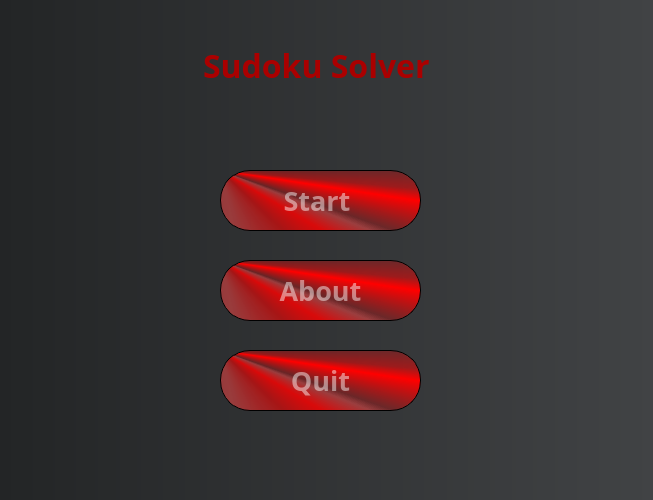
<?xml version="1.0" encoding="UTF-8"?>
<ui version="4.0">
 <class>MainScreen</class>
 <widget class="QMainWindow" name="MainScreen">
  <property name="geometry">
   <rect>
    <x>0</x>
    <y>0</y>
    <width>653</width>
    <height>500</height>
   </rect>
  </property>
  <property name="sizePolicy">
   <sizepolicy hsizetype="Fixed" vsizetype="Fixed">
    <horstretch>0</horstretch>
    <verstretch>0</verstretch>
   </sizepolicy>
  </property>
  <property name="minimumSize">
   <size>
    <width>653</width>
    <height>500</height>
   </size>
  </property>
  <property name="maximumSize">
   <size>
    <width>653</width>
    <height>500</height>
   </size>
  </property>
  <property name="windowTitle">
   <string>SudokuSolver</string>
  </property>
  <property name="styleSheet">
   <string notr="true">background-color: qlineargradient(spread:pad, x1:0, y1:0, x2:1, y2:0, stop:0 rgba(35, 37, 38, 255), stop:1 rgba(65, 67, 69, 255));
color:rgb(170,0,0)</string>
  </property>
  <widget class="QWidget" name="centralWidget">
   <widget class="QLabel" name="Header_Label">
    <property name="geometry">
     <rect>
      <x>180</x>
      <y>30</y>
      <width>281</width>
      <height>71</height>
     </rect>
    </property>
    <property name="font">
     <font>
      <family>Segoe Script</family>
      <pointsize>28</pointsize>
      <weight>75</weight>
      <bold>true</bold>
     </font>
    </property>
    <property name="styleSheet">
     <string notr="true">QLabel
{

background:
	rgb(0,0,0,0);

color:
	rgb(170, 0, 0)

}</string>
    </property>
    <property name="text">
     <string>&lt;html&gt;&lt;head/&gt;&lt;body&gt;&lt;p align=&quot;center&quot;&gt;&lt;span style=&quot; font-size:24pt; font-weight:600;&quot;&gt;Sudoku Solver &lt;/span&gt;&lt;/p&gt;&lt;/body&gt;&lt;/html&gt;</string>
    </property>
    <property name="alignment">
     <set>Qt::AlignCenter</set>
    </property>
   </widget>
   <widget class="QPushButton" name="Start_Button">
    <property name="geometry">
     <rect>
      <x>220</x>
      <y>170</y>
      <width>201</width>
      <height>61</height>
     </rect>
    </property>
    <property name="font">
     <font>
      <family>Segoe Script</family>
      <pointsize>20</pointsize>
      <weight>75</weight>
      <bold>true</bold>
     </font>
    </property>
    <property name="styleSheet">
     <string notr="true">QPushButton
{
	
background:
		qconicalgradient(cx:0, cy:0, angle:135, stop:0 rgba(237, 0, 0, 69), stop:0.386364 rgba(255, 71, 71, 130), stop:0.423533 rgba(255, 0, 0, 145), stop:0.45 rgba(255, 0, 0, 208), stop:0.477581 rgba(255, 71, 71, 130), stop:0.488636 rgba(255, 1, 1, 69), stop:0.55 rgba(255, 0, 0, 255), stop:0.57754 rgba(255, 0, 0, 130), stop:0.625 rgba(255, 0, 0, 69), stop:1 rgba(255, 255, 0, 69));
    
 border: 1px solid black; border-radius: 30px;

color:
		rgb(255, 255, 255,120);

}	</string>
    </property>
    <property name="text">
     <string>Start </string>
    </property>
   </widget>
   <widget class="QPushButton" name="Quit_Button">
    <property name="geometry">
     <rect>
      <x>220</x>
      <y>350</y>
      <width>201</width>
      <height>61</height>
     </rect>
    </property>
    <property name="font">
     <font>
      <family>Segoe Script</family>
      <pointsize>20</pointsize>
      <weight>75</weight>
      <bold>true</bold>
     </font>
    </property>
    <property name="styleSheet">
     <string notr="true">QPushButton
{
	
background:
		qconicalgradient(cx:0, cy:0, angle:135, stop:0 rgba(237, 0, 0, 69), stop:0.386364 rgba(255, 71, 71, 130), stop:0.423533 rgba(255, 0, 0, 145), stop:0.45 rgba(255, 0, 0, 208), stop:0.477581 rgba(255, 71, 71, 130), stop:0.488636 rgba(255, 1, 1, 69), stop:0.55 rgba(255, 0, 0, 255), stop:0.57754 rgba(255, 0, 0, 130), stop:0.625 rgba(255, 0, 0, 69), stop:1 rgba(255, 255, 0, 69));
    
 border: 1px solid black; border-radius: 30px;

color:
		rgb(255, 255, 255,120);
}	</string>
    </property>
    <property name="text">
     <string>Quit</string>
    </property>
   </widget>
   <widget class="QLabel" name="background">
    <property name="geometry">
     <rect>
      <x>0</x>
      <y>-10</y>
      <width>651</width>
      <height>511</height>
     </rect>
    </property>
    <property name="styleSheet">
     <string notr="true">background-color: rgb(255, 255, 255,0);
color:rgb(170,0,0)</string>
    </property>
    <property name="text">
     <string/>
    </property>
    <property name="alignment">
     <set>Qt::AlignCenter</set>
    </property>
   </widget>
   <widget class="QPushButton" name="About">
    <property name="geometry">
     <rect>
      <x>220</x>
      <y>260</y>
      <width>201</width>
      <height>61</height>
     </rect>
    </property>
    <property name="font">
     <font>
      <family>Segoe Script</family>
      <pointsize>20</pointsize>
      <weight>75</weight>
      <bold>true</bold>
     </font>
    </property>
    <property name="styleSheet">
     <string notr="true">QPushButton
{
	
background:
		qconicalgradient(cx:0, cy:0, angle:135, stop:0 rgba(237, 0, 0, 69), stop:0.386364 rgba(255, 71, 71, 130), stop:0.423533 rgba(255, 0, 0, 145), stop:0.45 rgba(255, 0, 0, 208), stop:0.477581 rgba(255, 71, 71, 130), stop:0.488636 rgba(255, 1, 1, 69), stop:0.55 rgba(255, 0, 0, 255), stop:0.57754 rgba(255, 0, 0, 130), stop:0.625 rgba(255, 0, 0, 69), stop:1 rgba(255, 255, 0, 69));
    
 border: 1px solid black; border-radius: 30px;

color:
		rgb(255, 255, 255,120);

}	</string>
    </property>
    <property name="text">
     <string>About</string>
    </property>
   </widget>
   <zorder>background</zorder>
   <zorder>Header_Label</zorder>
   <zorder>Start_Button</zorder>
   <zorder>Quit_Button</zorder>
   <zorder>About</zorder>
  </widget>
 </widget>
 <layoutdefault spacing="6" margin="11"/>
 <resources/>
 <connections/>
</ui>
